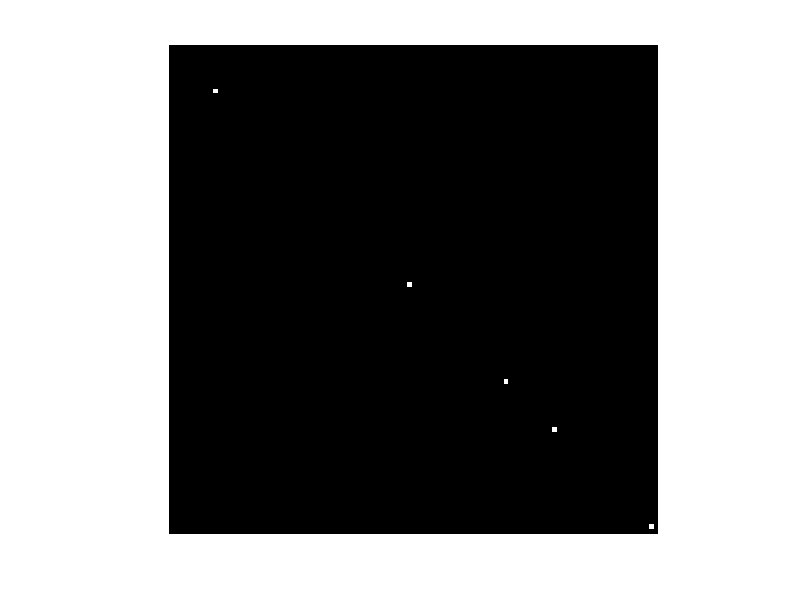

The MATLAB source for this figure:
%generate a simple image and hough transform
f=zeros(101,101);
f(80,80)=1;
f(70,70)=1;
f(100,100)=1;
f(10,10)=1;
f(50,50)=1;
%f(40:60,30)=1;
figure(1)
imshow(f);

[ht, theta, rho] = hough(f);
